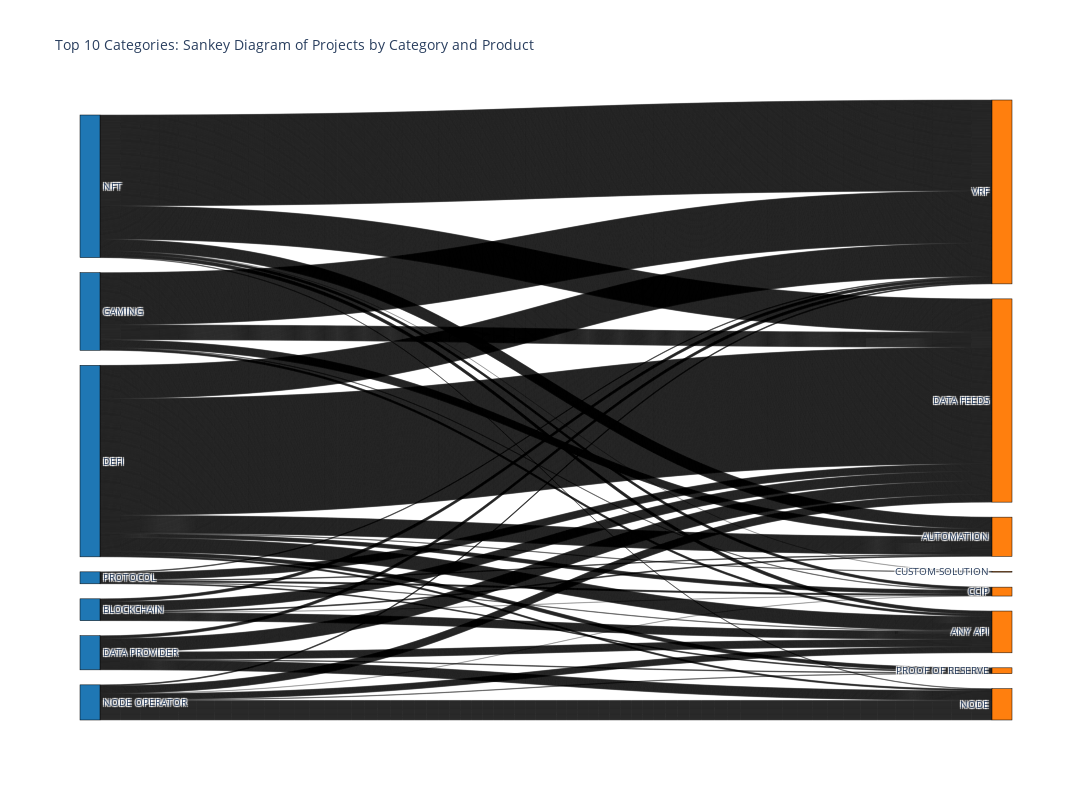

Notebook code cell kept with this figure:
### Markdown cell above
#### Note: Even though we selected the top 10 categories, projects within those categories might still belong to other categories that are not in the top 10.

### Code cell
# Filter out rows where 'Category' or 'Product(s)' is not a string
df = df[df['Category'].apply(lambda x: isinstance(x, str))]
df = df[df['Product(s)'].apply(lambda x: isinstance(x, str))]

# Find the top 10 categories by frequency
top_10_categories = df['Category'].explode().value_counts().head(10).index.tolist()

# Strictly filter the dataframe to projects that ONLY belong to the top 10 categories
def only_top_categories(categories):
    category_set = set(categories.split(', '))
    return category_set.issubset(top_10_categories)

df_top_10 = df[df['Category'].apply(only_top_categories)]

# Prepare the data for Sankey
all_categories = df_top_10['Category'].apply(lambda x: x.split(', ') if ',' in x else [x]).explode().unique().tolist()
all_products = df_top_10['Product(s)'].apply(lambda x: x.split(', ') if ',' in x else [x]).explode().unique().tolist()

# Define source and target for Sankey
source_indices = []
target_indices = []
values = []

for idx, row in df_top_10.iterrows():
    categories = row['Category'].split(', ') if ',' in row['Category'] else [row['Category']]
    products = row['Product(s)'].split(', ') if ',' in row['Product(s)'] else [row['Product(s)']]
    for cat in categories:
        for prod in products:
            source_indices.append(all_categories.index(cat))
            target_indices.append(len(all_categories) + all_products.index(prod))
            values.append(1)  # Each project contributes '1' to the link

# Create a custom color palette
node_colors = ['#1f77b4'] * len(all_categories) + ['#ff7f0e'] * len(all_products)

# Plot the enhanced Sankey diagram for top 10 categories
fig = go.Figure(go.Sankey(
    node=dict(
        pad=15,
        thickness=20,
        line=dict(color="black", width=0.5),
        label=all_categories + all_products,
        color=node_colors
    ),
    link=dict(
        source=source_indices,
        target=target_indices,
        value=values
    )
))

fig.update_layout(title_text="Top 10 Categories: Sankey Diagram of Projects by Category and Product", font_size=10, width=1200, height=800)
fig.show()

### Figure 1 — Plotly figure (JSON) as saved in the notebook; plotly's stock layout.template omitted (floating-point values rounded to 4 significant figures; data arrays with more than 128 entries replaced by an {"elided": "..."} marker saying what was removed)
{"data": [{"link": {"source": {"elided": "2022 int values"}, "target": {"elided": "2022 int values"}, "value": {"elided": "2022 int values"}}, "node": {"color": ["#1f77b4", "#1f77b4", "#1f77b4", "#1f77b4", "#1f77b4", "#1f77b4", "#1f77b4", "#ff7f0e", "#ff7f0e", "#ff7f0e", "#ff7f0e", "#ff7f0e", "#ff7f0e", "#ff7f0e", "#ff7f0e"], "label": ["DEFI", "NODE OPERATOR", "NFT", "DATA PROVIDER", "PROTOCOL", "GAMING", "BLOCKCHAIN", "VRF", "DATA FEEDS", "NODE", "ANY API", "AUTOMATION", "CCIP", "PROOF OF RESERVE", "CUSTOM SOLUTION"], "line": {"color": "black", "width": 0.5}, "pad": 15, "thickness": 20}, "type": "sankey"}], "layout": {"font": {"size": 10}, "height": 800, "title": {"text": "Top 10 Categories: Sankey Diagram of Projects by Category and Product"}, "width": 1200}}
